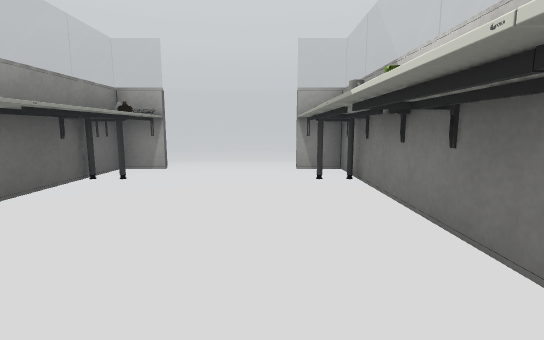
view 1 (above)

17 first-person views from a walk through a Unity game level. The camera is 1.2 m above the floor, tilts 8° down and sees 85° across. The floor is counted in squares, 1 m on a side. Each view is taken from the middle of a square. On the plan, view 1 faces up. The plan holds only what a view shows up to about 13 squares ahead; the rest is blank. Some surface patterns are stand-ins.

view 2
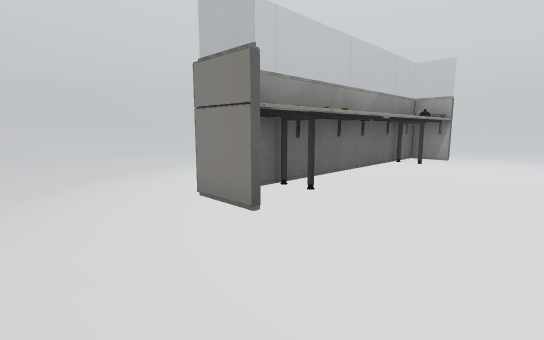

view 3
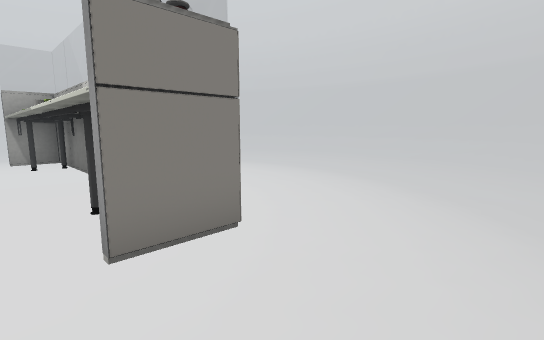

view 4
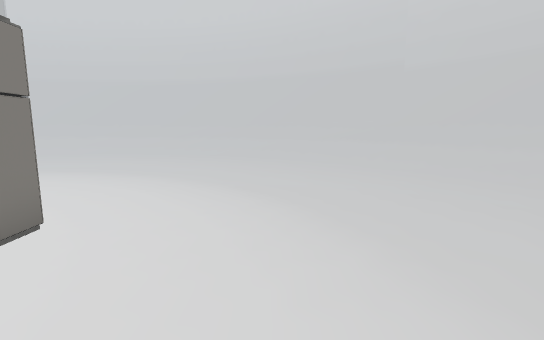

view 5
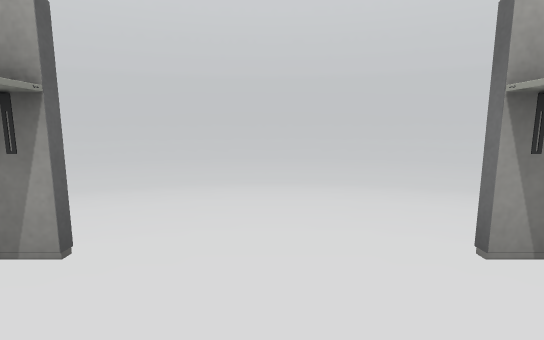

view 6
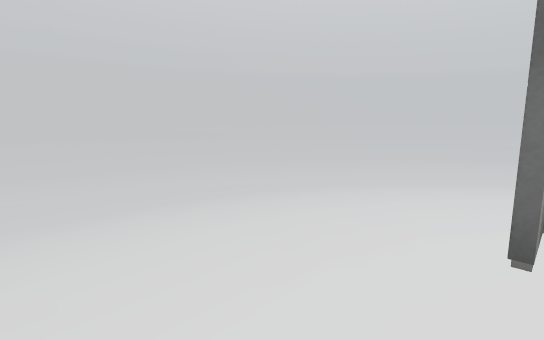

view 7
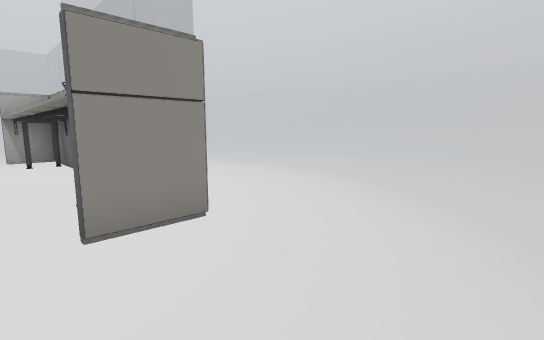

view 8
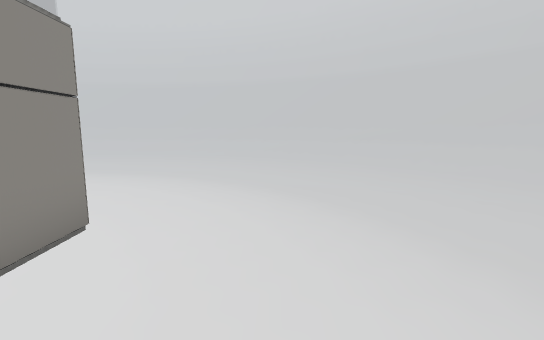

view 9
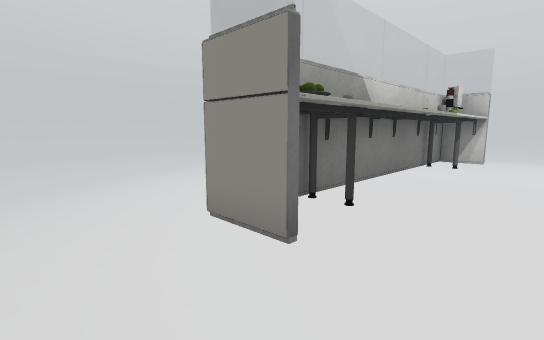

view 10
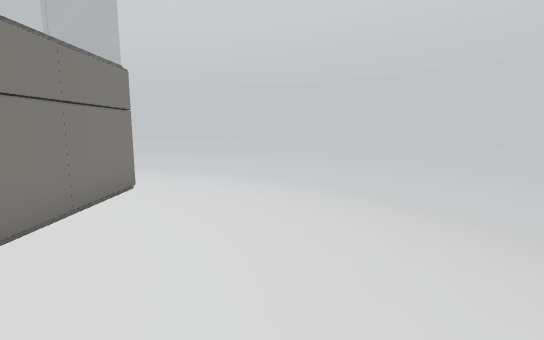

view 11
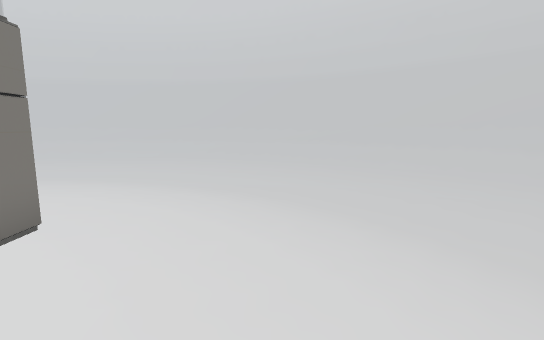

view 12
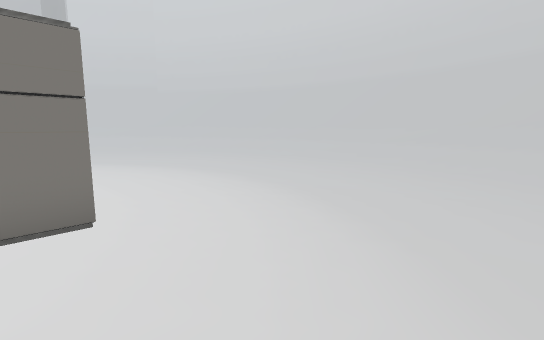

view 13
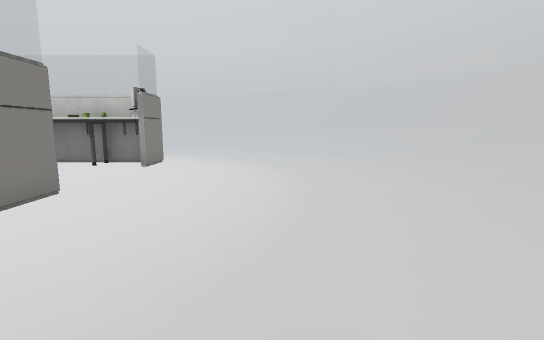

view 14
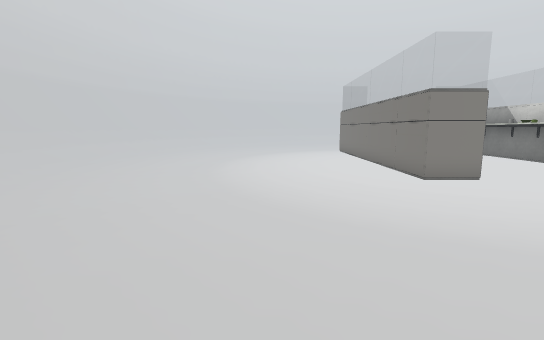

view 15
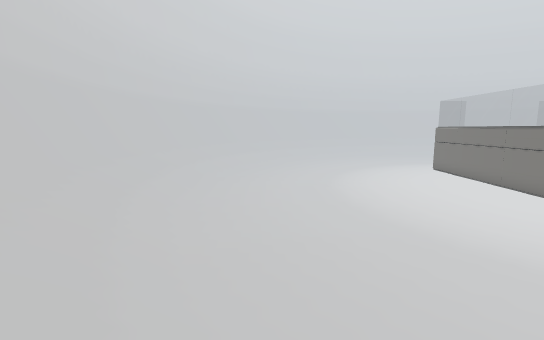

view 16
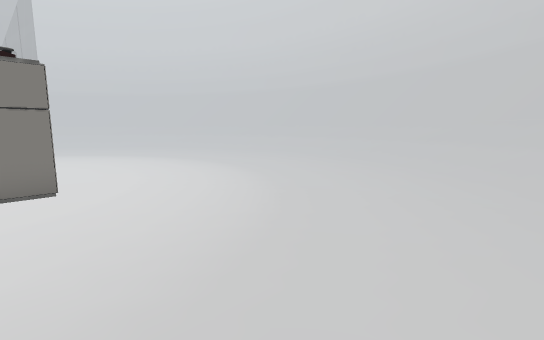

view 17
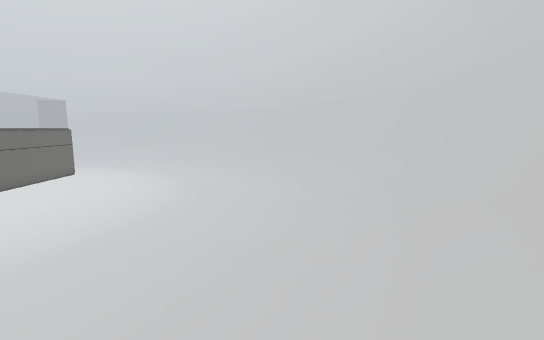

### Floor plan
Key: @ floor where view 1 was taken; # wall or solid block; . main floor; : floor 0.25 m higher than the main floor; / step, stairs or slope; = window, fence, low wall or low ledge; O other object.
Columns run from 16 left of view 1 to 14 right of it. Each row starts with its distance up from view 1.
 18          #############
 17        ####/////////####
 16       ###/////////////###
 15     ###/////:.....://///##
 14    ###////...........////##
 13    ##///:.............:///##
 12   ##///.................///##
 11   #///...................///##
 10  ##//:...................://##
  9 ##///.....................///##
  8 ##//:.....................://##
  7 #=//........O#...OO........//=#
  6 #///........OO...OO........///#
  5 #//:........OO...OO........://#
  4 #//:........OO...OO........://#
  3 #//:........OO...OO........://#
  2 #//:........OO...OO........://#
  1 #//:........OO...OO........://#
  0 #=//........OO..@OO........//=#
 -1 ##//.........O...O.........//##
 -2 ##//:.....................://##
 -3    //.....................//=#
 -4    ///...................///##
 -5   ##//:.................://##
 -6   ##=///...............///=##
 -7    ##////:............////##
 -8     ##=////:.......:////=##
 -9      ###//////::://////###
-10       ####///////////####
-11         #####=///=#####
-12            #########

Positions as (right, up) in squares from view 1, and headings:
1: (0, 0), facing up
2: (0, -3), facing up-left
3: (0, -3), facing up-right
4: (-1, -3), facing right
5: (-1, 5), facing up
6: (-2, 7), facing up-right
7: (-2, 10), facing down-left
8: (-1, 9), facing left
9: (-1, 9), facing down-right
10: (-6, 4), facing down
11: (-6, 2), facing down
12: (-7, 0), facing down-right
13: (-7, -4), facing right
14: (-7, -7), facing up
15: (-11, -6), facing up
16: (1, -6), facing up-right
17: (10, -5), facing up
